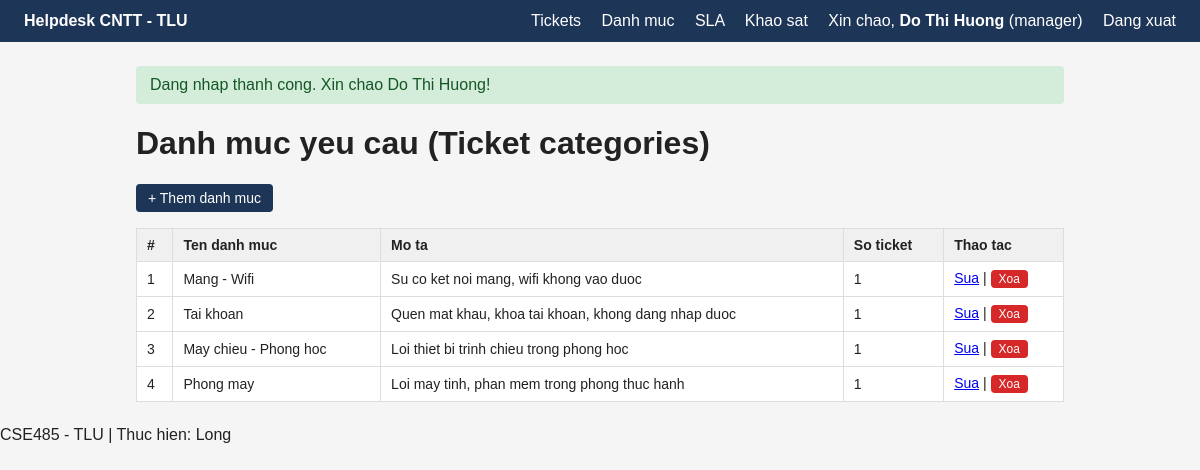
Screenshot of /modules/categories/list.php (signed in) with the database file from the repository.
### tables this page shows
CREATE TABLE ticket_categories (
    id INT AUTO_INCREMENT PRIMARY KEY,
    name VARCHAR(100) NOT NULL UNIQUE,
    description VARCHAR(255) DEFAULT NULL,
    created_at DATETIME DEFAULT CURRENT_TIMESTAMP
);

### includes/functions.php (called while the page is built, shortened)
<?php
function e($str) {
    return htmlspecialchars($str ?? '', ENT_QUOTES, 'UTF-8');
}

### modules/categories/list.php (the view, shortened to what this page needs)
<?php
require_once __DIR__ . '/../../config/db.php';
$sql = "SELECT c.id, c.name, c.description,
               COUNT(t.id) AS total_tickets
        FROM ticket_categories c
        LEFT JOIN tickets t ON t.category_id = c.id
        GROUP BY c.id, c.name, c.description
        ORDER BY c.id ASC";
$result = mysqli_query($conn, $sql);
require_once __DIR__ . '/../../includes/header.php';
?>
<h1>Danh muc yeu cau (Ticket categories)</h1>
<p><a class="btn" href="create.php">+ Them danh muc</a></p>
<table>
    <tr>
        <th>#</th>
        <th>Ten danh muc</th>
        <th>Mo ta</th>
        <th>So ticket</th>
        <th>Thao tac</th>
    </tr>
    <?php while ($row = mysqli_fetch_assoc($result)): ?>
    <tr>
        <td><?= e($row['id']) ?></td>
        <td><?= e($row['name']) ?></td>
        <td><?= e($row['description']) ?></td>
        <td><?= e($row['total_tickets']) ?></td>
        <td>
            <a href="edit.php?id=<?= (int)$row['id'] ?>">Sua</a> |
            <form method="POST" action="delete.php" style="display:inline"
                  onsubmit="return confirm('Xoa danh muc nay?');">
                <button type="submit" class="btn btn-danger"
                        style="padding:2px 8px;font-size:12px;">Xoa</button>
            </form>
        </td>
    </tr>
    <?php endwhile; ?>
</table>
<?php require_once __DIR__ . '/../../includes/footer.php'; ?>

### public/assets/css/style.css (style rules this page uses)
* { box-sizing: border-box; }
body { font-family: Arial, sans-serif; margin: 0; background: #f5f5f5; color: #222; }
table { width: 100%; border-collapse: collapse; background: #fff; }
th, td { border: 1px solid #ddd; padding: 8px 10px; text-align: left; font-size: 14px; }
th { background: #f0f0f0; }
.btn { display: inline-block; padding: 6px 12px; background: #1d3557; color: #fff; text-decoration: none; border-radius: 4px; border: none; cursor: pointer; font-size: 14px; }
.btn-danger { background: #d62828; }

### rows the page displays
ticket_categories: id "1", name "Mang - Wifi", description "Su co ket noi mang, wifi khong vao duoc", total_tickets "1"
ticket_categories: id "2", name "Tai khoan", description "Quen mat khau, khoa tai khoan, khong dang nhap duoc", total_tickets "1"
ticket_categories: id "3", name "May chieu - Phong hoc", description "Loi thiet bi trinh chieu trong phong hoc", total_tickets "1"
ticket_categories: id "4", name "Phong may", description "Loi may tinh, phan mem trong phong thuc hanh", total_tickets "1"

### other values shown
$_SESSION['user_name'] "Do Thi Huong"
$_SESSION['user_role'] "manager"
$flash['message'] "Dang nhap thanh cong. Xin chao Do Thi Huong!"
